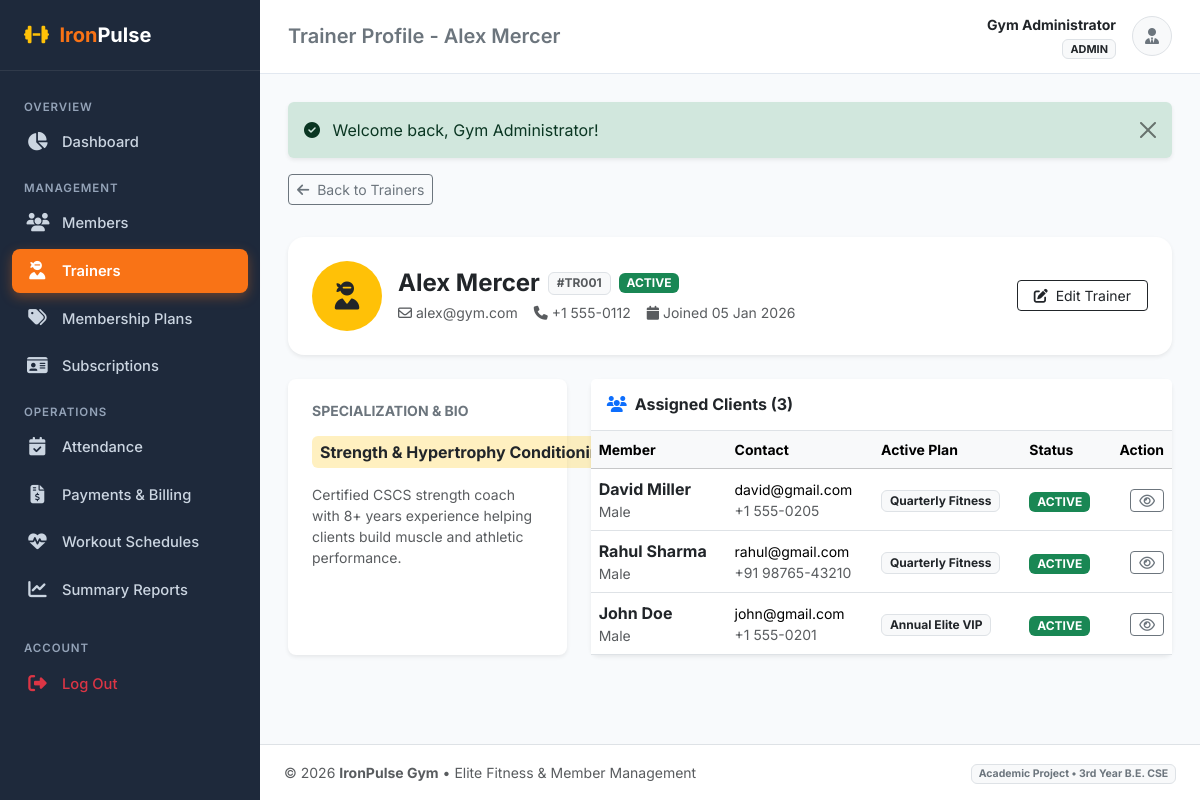
The app's page /admin/trainer_view.php?id=1 (signed in) with its own data.
### tables this page shows
CREATE TABLE `trainers` (
    `id` INT AUTO_INCREMENT PRIMARY KEY,
    `user_id` INT NOT NULL UNIQUE,
    `specialization` VARCHAR(150) NOT NULL,
    `joining_date` DATE NOT NULL,
    `bio` TEXT DEFAULT NULL,
    `status` ENUM('active', 'inactive') NOT NULL DEFAULT 'active',
    `created_at` TIMESTAMP DEFAULT CURRENT_TIMESTAMP,
    CONSTRAINT `fk_trainers_user` FOREIGN KEY (`user_id`) 
        REFERENCES `users` (`id`) ON DELETE CASCADE ON UPDATE CASCADE
);

CREATE TABLE `users` (
    `id` INT AUTO_INCREMENT PRIMARY KEY,
    `name` VARCHAR(100) NOT NULL,
    `email` VARCHAR(120) NOT NULL UNIQUE,
    `password` VARCHAR(255) NOT NULL,
    `role` ENUM('admin', 'trainer', 'member') NOT NULL DEFAULT 'member',
    `phone` VARCHAR(20) DEFAULT NULL,
    `status` ENUM('active', 'inactive') NOT NULL DEFAULT 'active',
    `created_at` TIMESTAMP DEFAULT CURRENT_TIMESTAMP,
    `updated_at` TIMESTAMP DEFAULT CURRENT_TIMESTAMP ON UPDATE CURRENT_TIMESTAMP
);

CREATE TABLE `members` (
    `id` INT AUTO_INCREMENT PRIMARY KEY,
    `user_id` INT NOT NULL UNIQUE,
    `gender` ENUM('Male', 'Female', 'Other') NOT NULL DEFAULT 'Male',
    `dob` DATE DEFAULT NULL,
    `address` TEXT DEFAULT NULL,
    `emergency_contact` VARCHAR(30) DEFAULT NULL,
    `trainer_id` INT DEFAULT NULL,
    `join_date` DATE NOT NULL,
    `status` ENUM('active', 'inactive') NOT NULL DEFAULT 'active',
    `created_at` TIMESTAMP DEFAULT CURRENT_TIMESTAMP,
    CONSTRAINT `fk_members_user` FOREIGN KEY (`user_id`) 
        REFERENCES `users` (`id`) ON DELETE CASCADE ON UPDATE CASCADE,
    CONSTRAINT `fk_members_trainer` FOREIGN KEY (`trainer_id`) 
        REFERENCES `trainers` (`id`) ON DELETE SET NULL ON UPDATE CASCADE
);

### admin/trainer_view.php (the view, shortened to what this page needs)
<?php
require_once __DIR__ . '/../includes/functions.php';
$pdo = get_db_connection();
$trainerId = (int)($_GET['id'] ?? 0);
$stmt = $pdo->prepare("
    SELECT t.*, u.name, u.email, u.phone
    FROM trainers t
    JOIN users u ON t.user_id = u.id
    WHERE t.id = ?
");
$stmt->execute([$trainerId]);
$trainer = $stmt->fetch();
$membersStmt = $pdo->prepare("
    SELECT m.id AS member_id, m.join_date, m.status, u.name, u.email, u.phone, m.gender,
           (SELECT mp.plan_name FROM memberships ms JOIN membership_plans mp ON ms.plan_id = mp.id WHERE ms.member_id = m.id AND ms.status = 'active' ORDER BY ms.id DESC LIMIT 1) AS active_plan
    FROM members m
    JOIN users u ON m.user_id = u.id
    WHERE m.trainer_id = ?
    ORDER BY m.id DESC
");
$membersStmt->execute([$trainerId]);
$assignedMembers = $membersStmt->fetchAll();
include __DIR__ . '/../includes/header.php';
?>
<div class="mb-4">
    <a href="<?= BASE_URL ?>/admin/trainers.php" class="btn btn-outline-secondary btn-sm mb-2">
        <i class="fa-solid fa-arrow-left me-1"></i> Back to Trainers
    </a>
</div>
<div class="card border-0 shadow-sm rounded-4 mb-4">
    <div class="card-body p-4">
        <div class="d-flex flex-column flex-md-row justify-content-between align-items-md-center gap-3">
            <div class="d-flex align-items-center gap-3">
                <div class="bg-warning text-dark rounded-circle d-flex align-items-center justify-content-center fw-bold fs-3" style="width: 70px; height: 70px;">
                    <i class="fa-solid fa-user-ninja"></i>
                </div>
                <div>
                    <div class="d-flex align-items-center gap-2">
                        <h4 class="fw-bold mb-0 text-dark"><?= htmlspecialchars($trainer['name']) ?></h4>
                        <span class="badge bg-light text-muted border">#TR<?= str_pad($trainer['id'], 3, '0', STR_PAD_LEFT) ?></span>
                        <?= get_status_badge($trainer['status']) ?>
                    </div>
                    <div class="text-muted small mt-1 d-flex flex-wrap gap-3">
                        <span><i class="fa-regular fa-envelope me-1"></i><?= htmlspecialchars($trainer['email']) ?></span>
                        <span><i class="fa-solid fa-phone me-1"></i><?= htmlspecialchars($trainer['phone'] ?? 'N/A') ?></span>
                        <span><i class="fa-solid fa-calendar me-1"></i>Joined <?= format_date($trainer['joining_date']) ?></span>
                    </div>
                </div>
            </div>
            <div class="d-flex gap-2">
                <a href="<?= BASE_URL ?>/admin/trainer_edit.php?id=<?= $trainer['id'] ?>" class="btn btn-outline-dark btn-sm px-3">
                    <i class="fa-solid fa-pen-to-square me-1"></i> Edit Trainer
                </a>
            </div>
        </div>
    </div>
</div>
<div class="row g-4">
    <div class="col-md-4">
        <div class="card border-0 shadow-sm rounded-3 p-4 h-100">
            <h6 class="fw-bold text-secondary text-uppercase small mb-3">Specialization & Bio</h6>
            <div class="mb-3">
                <span class="badge bg-warning bg-opacity-25 text-dark fw-bold fs-6 p-2">
                    <?= htmlspecialchars($trainer['specialization']) ?>
                </span>
            </div>
            <p class="text-muted small mb-0">
                <?= nl2br(htmlspecialchars($trainer['bio'] ?? 'No bio entered.')) ?>
            </p>
        </div>
    </div>
    <div class="col-md-8">
        <div class="card border-0 shadow-sm rounded-3 h-100">
            <div class="card-header bg-white border-bottom py-3 d-flex justify-content-between align-items-center">
                <h6 class="mb-0 fw-bold"><i class="fa-solid fa-users me-2 text-primary"></i>Assigned Clients (<?= count($assignedMembers) ?>)</h6>
            </div>
            <div class="card-body p-0">
                <div class="table-responsive">
                    <table class="table table-hover align-middle mb-0">
                        <thead class="table-light small">
                            <tr>
                                <th>Member</th>
                                <th>Contact</th>
                                <th>Active Plan</th>
                                <th>Status</th>
                                <th class="text-end">Action</th>
                            </tr>
                        </thead>
                        <tbody>
                            <?php if (!empty($assignedMembers)): ?>
                                <?php foreach ($assignedMembers as $am): ?>
                                    <tr>
                                        <td>
                                            <div class="fw-bold text-dark"><?= htmlspecialchars($am['name']) ?></div>
                                            <div class="small text-muted"><?= htmlspecialchars($am['gender']) ?></div>
                                        </td>
                                        <td class="small">
                                            <div><?= htmlspecialchars($am['email']) ?></div>
                                            <div class="text-muted"><?= htmlspecialchars($am['phone'] ?? 'N/A') ?></div>
                                        </td>
                                        <td>
                                            <span class="badge bg-light text-dark border"><?= htmlspecialchars($am['active_plan'] ?? 'No Plan') ?></span>
                                        </td>
                                        <td><?= get_status_badge($am['status']) ?></td>
                                        <td class="text-end">
                                            <a href="<?= BASE_URL ?>/admin/member_view.php?id=<?= $am['member_id'] ?>" class="btn btn-sm btn-outline-secondary py-0 px-2" title="View Member Profile">
                                                <i class="fa-regular fa-eye"></i>
                                            </a>
                                        </td>
                                    </tr>
                                <?php endforeach; ?>
                            <?php endif; ?>
                        </tbody>
                    </table>
                </div>
            </div>
        </div>
    </div>
</div>
<?php include __DIR__ . '/../includes/footer.php'; ?>

### includes/functions.php (shortened to what this page needs)
<?php
function format_date($dateStr, $format = 'd M Y') {
    $timestamp = strtotime($dateStr);
    return $timestamp ? date($format, $timestamp) : 'N/A';
}
function get_status_badge($status) {
    $statusLower = strtolower(trim((string)$status));
    $badgeClass = 'bg-secondary';
    switch ($statusLower) {
        case 'active':
        case 'paid':
        case 'present':
            $badgeClass = 'bg-success';
            break;
    }
    return '<span class="badge ' . $badgeClass . ' text-uppercase px-2 py-1">' . htmlspecialchars(ucfirst($status)) . '</span>';
}

### assets/css/custom.css (style rules this page uses)
:root { --primary-color: #f97316; --primary-hover: #ea580c; --dark-bg: #0f172a; --sidebar-bg: #1e293b; --sidebar-hover: #334155; --body-bg: #f8fafc; --card-border: #e2e8f0; --text-main: #1e293b; --text-muted: #64748b; }
body { background-color: var(--body-bg); color: var(--text-main); font-family: 'Inter', -apple-system, BlinkMacSystemFont, "Segoe UI", Roboto, sans-serif; min-height: 100vh; display: flex; flex-direction: column; }

### records on screen
trainers: user.name "Alex Mercer", id "001", status "ACTIVE", user.email "alex@gym.com", user.phone "+1 555-0112", joining_date "05 Jan 2026", specialization "Strength & Hypertrophy Conditioning", bio "Certified CSCS strength coach with 8+ years experience helping clients build muscle and athletic performance."
members: user.name "David Miller", gender "Male", user.email "david@gmail.com", user.phone "+1 555-0205", active_plan "Quarterly Fitness", status "ACTIVE"
members: user.name "Rahul Sharma", gender "Male", user.email "rahul@gmail.com", user.phone "+91 98765-43210", active_plan "Quarterly Fitness", status "ACTIVE"
members: user.name "John Doe", gender "Male", user.email "john@gmail.com", user.phone "+1 555-0201", active_plan "Annual Elite VIP", status "ACTIVE"

### other values on screen
$pageTitle "Trainer Profile - Alex Mercer"
$currentUser['name'] "Gym Administrator"
$currentUser['role'] "ADMIN"
$flash['text'] "Welcome back, Gym Administrator!"
count($assignedMembers) "3"
APP_NAME "IronPulse Gym"
APP_TAGLINE "Elite Fitness & Member Management"
